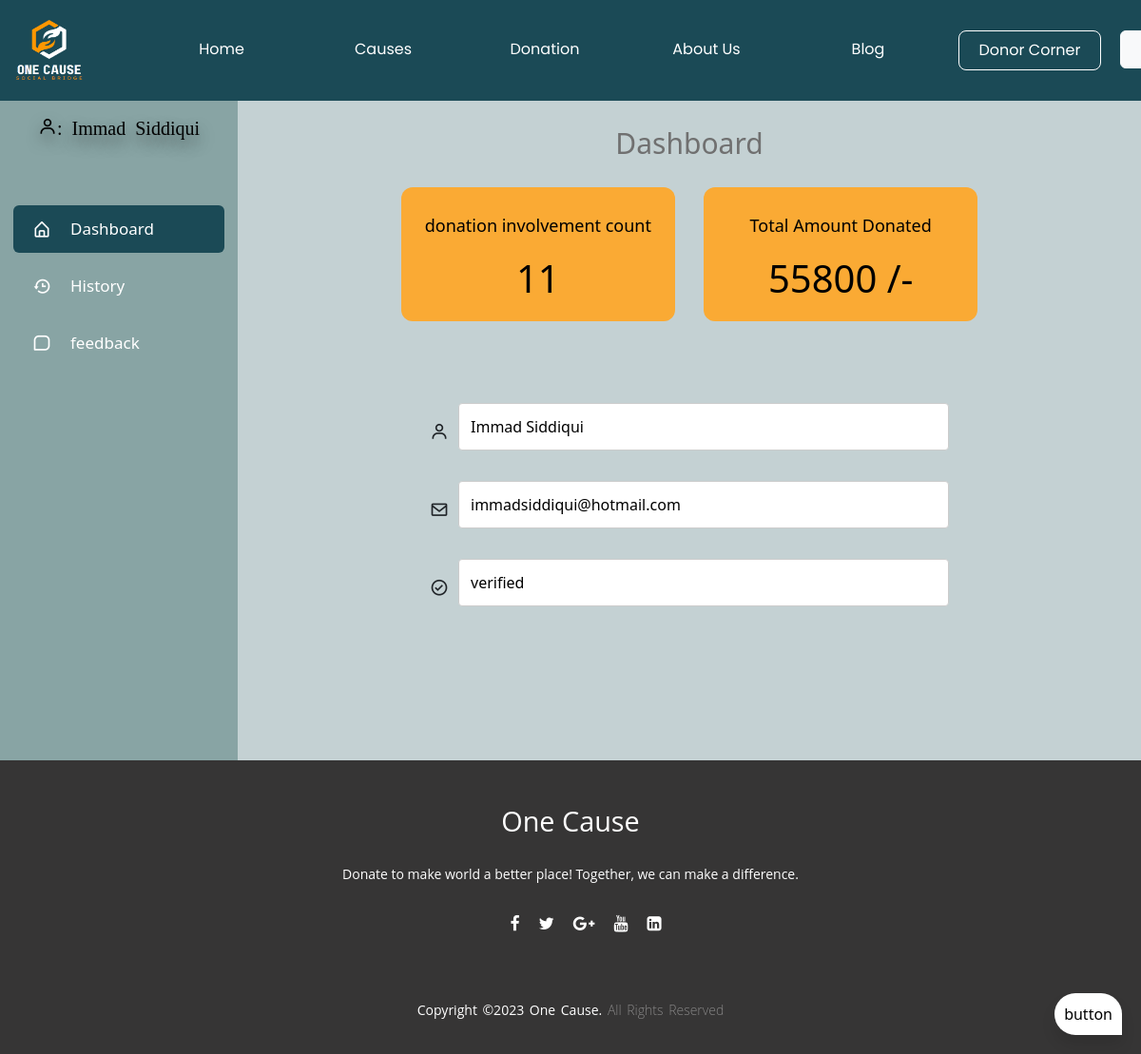
The app's page /dashboard.php (signed in) with its own data.
### tables this page shows
CREATE TABLE `usertable` (
  `id` int(11) NOT NULL,
  `name` varchar(255) NOT NULL,
  `email` varchar(255) NOT NULL,
  `password` varchar(255) NOT NULL,
  `code` mediumint(50) NOT NULL,
  `status` text NOT NULL
);

### dashboard.php (the view, shortened to what this page needs)
<?php
include('header.php');
include('slidebar.php');
$sql3 = "SELECT t_amount  FROM transaction  WHERE id = (SELECT id FROM usertable WHERE email = '".$email."')";
$result3 = $conn->query($sql3);
$sum=0;
if($result3){
  $sno=0;
    while ($row = $result3->fetch_assoc()) {
      $sno++;
        $amount = $row['t_amount'];
        $sum += $amount;
    }
}
?>
<section class="home">
<div class="dash-content" style="margin-top:100px">
            <div class="overview">
                <p class="text p-2 text-center"> Dashboard</p>
                <div class="boxes">
                    <div class="box box1">
                        <span class="text">donation involvement count</span>
                        <span class="number"><?php echo $sno;?> </span>
                    </div>
                    <div class="box box3">
                        <span class="text">Total Amount Donated</span>
                        <span class="number"><?php echo $sum;?> /-</span>
                    </div>
                </div>
            </div>
        </div>
        <div class="donor-section">
        <?php
         $sql = "SELECT * FROM usertable WHERE email='" . $_SESSION['email'] . "'";
        $result = $conn->query($sql);
        if ($result== true) {
          $row = $result->fetch_assoc();
          $name=$row['name'];
          $email=$row['email'];
          $status=$row['status'];
        }
        ?>
  <div class="donor-info">
  <i class="bx bx-user icon"></i>
    <input type="text" id="donor-name" placeholder="Donor Name" value="<?php echo $name;?>" readonly>
  </div>
  <div class="donor-info">
    <i class="bx bx-envelope icon"></i>
    <input type="email" id="donor-email" placeholder="Donor Email" value="<?php echo $email;?>" readonly>
  </div>
  <div class="donor-info">
  <i class="bx bx-check-circle icon"></i>
    <input type="email" id="donor-email" placeholder="Donor Email" value="<?php echo $status;?>" readonly>
  </div>
</div>
</section>
<?php
include('bot.php');
include('footer.php');
?>

### slidebar.php (shortened to what this page needs)
<?php
$activePage = basename($_SERVER['PHP_SELF'], ".php");
if(isset($_SESSION['is_Login'])){
        $sql = "SELECT * FROM usertable WHERE email='" . $_SESSION['email'] . "'";
        $run_Sql = mysqli_query($con, $sql);
        if($run_Sql){
            $fetch_info = mysqli_fetch_assoc($run_Sql);
            $name= $fetch_info['name'];
    }
    }
    else{
        header('Location: login-user.php');
    }
?>
<div class="s_con">
<div class="sidebar">
    <div class="name" style="margin-top:10px">
    <p style="color:black; text-align:center; font-size:20px; text-shadow: 0px 8px 15px rgba(0, 0, 0, 0.5);"><i class="bx bx-user" style="color:black; text-align:center; font-size:20px; text-shadow: 0px 8px 15px rgba(0, 0, 0, 0.5);">: <?php echo $name;?></i><p>
    </div>
        <div class="menu-bar">
            <div class="menu">
                <ul class="menu-links">
                    <li class="nav-link <?= ($activePage == 'dashboard') ? 'active':''; ?>">
                        <a href="dashboard.php">
                            <i class='bx bx-home-alt icon' ></i>
                            <span class="text nav-text ">Dashboard</span>
                        </a>
                    </li>
                    <li class="nav-link <?= ($activePage == 'history') ? 'active':''; ?>">
                        <a href="history.php">
                        <i class="bx bx-history icon"></i>
                            <span class="text nav-text">History</span>
                        </a>
                    </li>
                    <li class="nav-link <?= ($activePage == 'feedback') ? 'active':''; ?>">
                        <a href="feedback.php">
                        <i class="bx bx-message-square icon"></i>
                            <span class="text nav-text">feedback</span>
                        </a>
                    </li>
                </ul>
            </div>
        </div>
</div>
</div>

### css/chat2.css (style rules this page uses)
* { box-sizing: border-box; margin: 0; padding: 0; }
* { --primaryGradient: linear-gradient(93.12deg, #1B4A56 0.52%, #C4D1D3 100%); --secondaryGradient: linear-gradient(268.91deg, #1B4A56 -2.14%, #C4D1D3 99.69%); --primaryBoxShadow: 0px 10px 15px #1B4A56(0, 0, 0, 0.1); --secondaryBoxShadow: 0px -10px 15px #1B4A56(0, 0, 0, 0.1); --light: 300; --regular: 400; --semiBold: 600; --extraLight: 300; --italic: 300; --primary: #1B4A56; }
body { font-family: 'Nunito', sans-serif; font-weight: 400; font-size: 100%; background: #F1F1F1; }

### css/styles22.css (style rules this page uses)
html { scroll-behavior: smooth; }
* { margin: 0; padding: 0; box-sizing: border-box; }
body { width: 100%; }
.sidebar { background-color: #88A4A4; margin-top: 100px; top: 0; left: 0; height: 700px; width: 250px; padding: 10px 14px; transition: all 0.3s ease; z-index: 100; margin-bottom: -70px; }
.sidebar li { height: 50px; list-style: none; display: flex; align-items: center; margin-top: 10px; }
.sidebar .image, .sidebar .icon { min-width: 60px; border-radius: 6px; }
.sidebar .icon { min-width: 60px; border-radius: 6px; height: 100%; display: flex; align-items: center; justify-content: center; font-size: 20px; }
.sidebar .text, .sidebar .icon { color: #ffffff; transition: all 0.3s ease; }
.sidebar .text { font-size: 17px; font-weight: 500; white-space: nowrap; opacity: 1; }
.sidebar .menu { margin-top: 40px; }
.sidebar li a { list-style: none; height: 100%; background-color: transparent; display: flex; align-items: center; height: 100%; width: 100%; border-radius: 6px; text-decoration: none; transition: all 0.3s ease; }
.sidebar .menu-bar { height: calc(100% - 55px); display: flex; flex-direction: column; justify-content: space-between; overflow-y: scroll; }
.menu-links { padding-left: 0; }
.home { position: absolute; top: 0; top: 0; left: 250px; height: 800px; width: calc(100% - 250px); background-color: #C4D1D3; transition: all 0.3s ease; padding: 20px; }
.home .text { font-size: 30px; font-weight: 500; color: #707070; padding: 12px 60px; }
.menu-links .active { background-color:#1B4A56; border-radius: 6px; }
:root { --panel-color: #FFF; --text-color: #000; --black-light-color: #707070; --border-color: #e6e5e5; --toggle-color: #DDD; --box1-color: #faaa34; --box2-color: #faaa34; --box3-color: #faaa34; --title-icon-color: #fff; --tran-05: all 0.5s ease; --tran-03: all 0.3s ease; --tran-03: all 0.2s ease; }
.dash-content .boxes { display: flex; align-items: center; justify-content: center; gap:30px; flex-wrap: wrap; }
.dash-content .boxes .box { display: flex; flex-direction: column; align-items: center; border-radius: 12px; width: calc(100% / 3 - 15px); padding: 15px 20px; background-color: var(--box1-color); transition: var(--tran-05); }
.boxes .box .text { white-space: nowrap; font-size: 18px; font-weight: 500; color: var(--text-color); }
.boxes .box .number { font-size: 40px; font-weight: 500; color: var(--text-color); }
.boxes .box.box3 { background-color: var(--box3-color); }
.donor-section { width: 60%; margin: 80px auto; }
.donor-info { display: flex; align-items: center; margin-bottom: 10px; }
.donor-info i { margin-right: 10px; font-size: 20px; }
.donor-info input { width: 100%; }
input[type=text],input[type=email],input[type=password], select, textarea { width: 100%; padding: 12px; border: 1px solid #ccc; border-radius: 4px; box-sizing: border-box; margin-top: 6px; margin-bottom: 16px; resize: vertical; }
.active { background-color:var(--body-color); border-radius: 6px; }

### css/swipe4.css (style rules this page uses)
.name { font-size: 18px; font-weight: 500; color: #333; }

### records on screen
usertable: name "Immad Siddiqui", email "immadsiddiqui@hotmail.com", status "verified"

### other values on screen
$sno "11"
$sum "55800"
